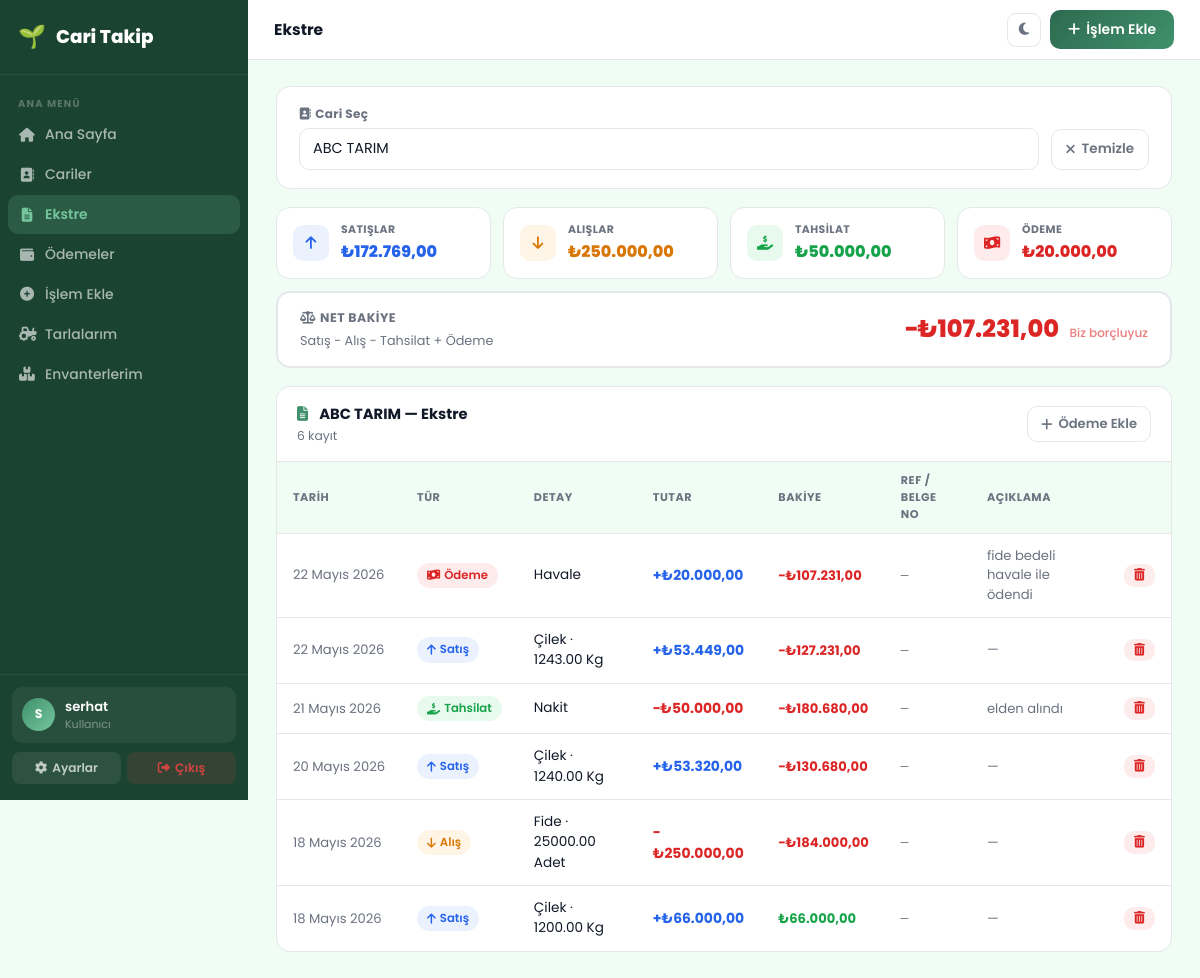
/ekstre/?customer=3 (signed in), run on an earlier commit of the app's database.
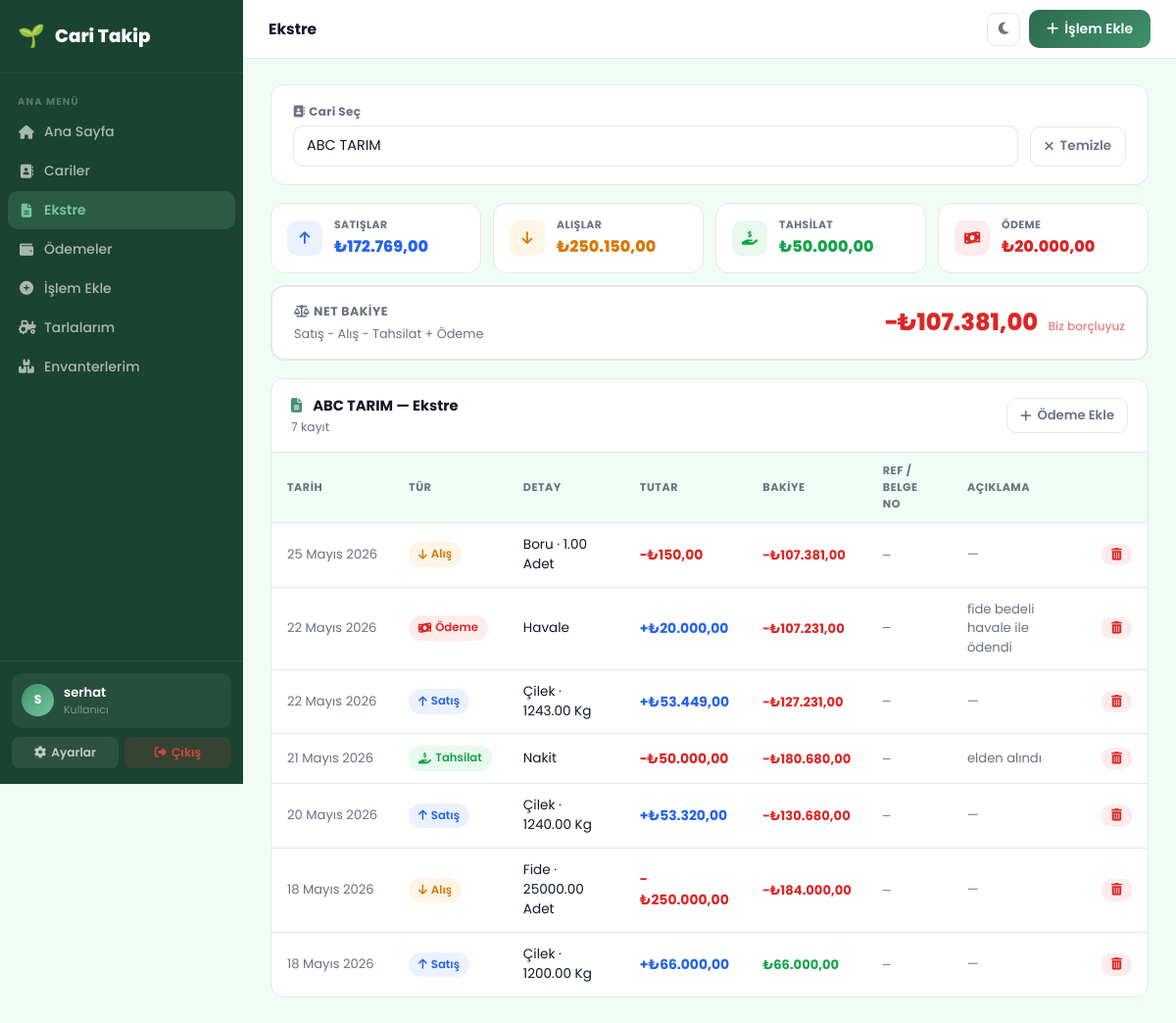
And on a later commit of the database.
### transactions/models.py (models this page shows, shortened)
class Transaction(models.Model):
    TRANSACTION_TYPES = [
        ('purchase', 'Alış'),
        ('sale', 'Satış'),
    ]
    SALE_PRODUCTS = [
        ('cilek', 'Çilek'),
        ('elma', 'Elma'),
        ('kiraz', 'Kiraz'),
        ('seftali', 'Şeftali'),
        ('diger', 'Diğer'),
    ]
    PURCHASE_PRODUCTS = [
        ('gubre', 'Gübre'),
        ('fide', 'Fide'),
        ('boru', 'Boru'),
        ('diger', 'Diğer'),
    ]
    UNIT_CHOICES = [
        ('adet', 'Adet'),
        ('kg', 'Kg'),
        ('lt', 'Lt'),
        ('m', 'Metre'),
        ('paket', 'Paket'),
    ]
    user = models.ForeignKey(User, on_delete=models.CASCADE, related_name='transactions')
    customer = models.ForeignKey(Customer, on_delete=models.CASCADE)
    field = models.ForeignKey(Field, on_delete=models.SET_NULL, null=True, blank=True, related_name='transactions', verbose_name='Tarla')
    type = models.CharField(max_length=10, choices=TRANSACTION_TYPES)
    product = models.CharField(max_length=20, choices=SALE_PRODUCTS + PURCHASE_PRODUCTS)
    quantity = models.DecimalField(max_digits=10, decimal_places=2, default=1)
    unit = models.CharField(max_length=10, choices=UNIT_CHOICES, default='adet')
    unit_price = models.DecimalField(max_digits=10, decimal_places=2, default=0)
    amount = models.DecimalField(max_digits=10, decimal_places=2, editable=False)
    date = models.DateField(auto_now_add=True)
    reference_no = models.CharField(max_length=60, blank=True)
    description = models.TextField(blank=True)

### dashboard/views.py (the view)
# urls.py: path('ekstre/', views.statement, name='statement'),
@login_required
def statement(request):
    def fmt(v):
        return f"{v:,.2f}".replace(',', 'X').replace('.', ',').replace('X', '.')
    if request.user.is_staff:
        customers = Customer.objects.all().order_by('name')
    else:
        customers = Customer.objects.filter(user=request.user).order_by('name')
    selected_customer = None
    entries = []
    summary = {}
    net_balance_raw = Decimal('0')
    customer_id = request.GET.get('customer')
    if customer_id:
        try:
            if request.user.is_staff:
                selected_customer = Customer.objects.get(id=customer_id)
            else:
                selected_customer = Customer.objects.get(id=customer_id, user=request.user)
            txn_qs = Transaction.objects.filter(customer=selected_customer).order_by('date', 'id')
            pay_qs = CustomerPayment.objects.filter(customer=selected_customer).order_by('date', 'id')
            raw_sales     = txn_qs.filter(type='sale').aggregate(Sum('amount'))['amount__sum'] or Decimal('0')
            raw_purchases = txn_qs.filter(type='purchase').aggregate(Sum('amount'))['amount__sum'] or Decimal('0')
            raw_received  = pay_qs.filter(direction='alindi').aggregate(Sum('amount'))['amount__sum'] or Decimal('0')
            raw_paid_out  = pay_qs.filter(direction='odendi').aggregate(Sum('amount'))['amount__sum'] or Decimal('0')
            net_balance_raw = raw_sales - raw_purchases - raw_received + raw_paid_out
            summary = {
                'sales':     fmt(raw_sales),
                'purchases': fmt(raw_purchases),
                'received':  fmt(raw_received),
                'paid_out':  fmt(raw_paid_out),
                'net':       fmt(abs(net_balance_raw)),
                'net_raw':   net_balance_raw,
            }
            for t in txn_qs:
                entries.append({
                    'pk':           t.pk,
                    'date':         t.date,
                    'kind':         t.type,
                    'label':        'Satış' if t.type == 'sale' else 'Alış',
                    'detail':       f"{t.get_product_display()} · {t.quantity} {t.get_unit_display()}",
                    'amount_raw':   t.amount,
                    'amount':       fmt(t.amount),
                    'reference_no': t.reference_no,
                    'description':  t.description,
                    'sign':         Decimal('1') if t.type == 'sale' else Decimal('-1'),
                    'delete_type':  'transaction',
                })
            for cp in pay_qs:
                entries.append({
                    'pk':           cp.pk,
                    'date':         cp.date,
                    'kind':         'payment_' + cp.direction,
                    'label':        'Tahsilat' if cp.direction == 'alindi' else 'Ödeme',
                    'detail':       cp.get_payment_type_display(),
                    'amount_raw':   cp.amount,
                    'amount':       fmt(cp.amount),
                    'reference_no': cp.reference_no,
                    'description':  cp.description,
                    'sign':         Decimal('-1') if cp.direction == 'alindi' else Decimal('1'),
                    'delete_type':  'payment',
                })
            entries.sort(key=lambda x: x['date'])
            running = Decimal('0')
            for e in entries:
                running += e['sign'] * e['amount_raw']
                e['balance_raw'] = running
                e['balance']     = fmt(abs(running))
                e['balance_pos'] = running >= 0
            entries.reverse()
        except Customer.DoesNotExist:
            pass
    return render(request, 'dashboard/statement.html', {
        'customers':         customers,
        'selected_customer': selected_customer,
        'entries':           entries,
        'summary':           summary,
        'net_balance_raw':   net_balance_raw,
        'logged_user_name':  request.user.username,
    })

### dashboard/templates/dashboard/statement.html (shortened to what the changed rows need)
{% extends 'dashboard/base.html' %}
{% block content %}
{% if selected_customer %}
<div class="summary-row">
    <div class="summary-card">
        <div class="s-icon sale"><i class="fas fa-arrow-up"></i></div>
        <div>
            <div class="s-label">Satışlar</div>
            <div class="s-val blue">₺{{ summary.sales }}</div>
        </div>
    </div>
    <div class="summary-card">
        <div class="s-icon purchase"><i class="fas fa-arrow-down"></i></div>
        <div>
            <div class="s-label">Alışlar</div>
            <div class="s-val orange">₺{{ summary.purchases }}</div>
        </div>
    </div>
    <div class="summary-card">
        <div class="s-icon received"><i class="fas fa-hand-holding-usd"></i></div>
        <div>
            <div class="s-label">Tahsilat</div>
            <div class="s-val green">₺{{ summary.received }}</div>
        </div>
    </div>
    <div class="summary-card">
        <div class="s-icon paid"><i class="fas fa-money-bill-wave"></i></div>
        <div>
            <div class="s-label">Ödeme</div>
            <div class="s-val red">₺{{ summary.paid_out }}</div>
        </div>
    </div>
</div>
<div class="net-card">
    <div>
        <div class="net-label"><i class="fas fa-balance-scale me-1"></i>Net Bakiye</div>
        <div class="net-formula">Satış − Alış − Tahsilat + Ödeme</div>
    </div>
    <div class="net-val {% if summary.net_raw >= 0 %}pos{% else %}neg{% endif %}">
        {% if summary.net_raw < 0 %}−{% endif %}₺{{ summary.net }}
        <span style="font-size:.75rem;font-weight:500;margin-left:6px;opacity:.6;">
            {% if summary.net_raw >= 0 %}Cari borçlu{% else %}Biz borçluyuz{% endif %}
        </span>
    </div>
</div>
<div class="surface">
    <div class="card-header-bar">
        <div>
            <div class="ch-title">
                <i class="fas fa-file-alt me-2" style="color:var(--primary-light);"></i>
                {{ selected_customer.name }} — Ekstre
            </div>
            <div style="font-size:.77rem;color:var(--sub);margin-top:2px;">{{ entries|length }} kayıt</div>
        </div>
        <a href="{% url 'customer_payment_create' %}?customer={{ selected_customer.id }}" class="btn-o" style="padding:7px 13px;font-size:.82rem;">
            <i class="fas fa-plus"></i> Ödeme Ekle
        </a>
    </div>
    <div style="overflow-x:auto;">
        <table class="dt">
            <thead>
                <tr>
                    <th>Tarih</th>
                    <th>Tür</th>
                    <th>Detay</th>
                    <th>Tutar</th>
                    <th>Bakiye</th>
                    <th>Ref / Belge No</th>
                    <th>Açıklama</th>
                    <th></th>
                </tr>
            </thead>
            <tbody>
                {% for e in entries %}
                <tr>
                    <td style="font-size:.82rem;color:var(--sub);white-space:nowrap;">{{ e.date }}</td>
                    <td>
                        {% if e.kind == 'sale' %}
                            <span class="bp bp-sale"><i class="fas fa-arrow-up"></i> Satış</span>
                        {% elif e.kind == 'purchase' %}
                            <span class="bp bp-purchase"><i class="fas fa-arrow-down"></i> Alış</span>
                        {% elif e.kind == 'payment_alindi' %}
                            <span class="bp bp-received"><i class="fas fa-hand-holding-usd"></i> Tahsilat</span>
                        {% else %}
                            <span class="bp bp-paid"><i class="fas fa-money-bill-wave"></i> Ödeme</span>
                        {% endif %}
                    </td>
                    <td style="font-size:.85rem;">{{ e.detail }}</td>
                    <td>
                        {% if e.kind == 'sale' or e.kind == 'payment_odendi' %}
                            <span style="color:#2563eb;font-weight:700;">+₺{{ e.amount }}</span>
                        {% else %}
                            <span style="color:#dc2626;font-weight:700;">−₺{{ e.amount }}</span>
                        {% endif %}
                    </td>
                    <td>
                        <span class="bal-cell {% if e.balance_pos %}pos{% else %}neg{% endif %}">
                            {% if not e.balance_pos %}−{% endif %}₺{{ e.balance }}
                        </span>
                    </td>
                    <td style="font-family:monospace;font-size:.8rem;color:var(--sub);">{{ e.reference_no|default:'—' }}</td>
                    <td style="color:var(--sub);font-size:.82rem;">{{ e.description|default:'—'|truncatewords:8 }}</td>
                    <td>
                        {% if e.delete_type == 'transaction' %}
                        <button class="btn-danger-soft" style="padding:5px 10px;font-size:.78rem;"
                            onclick="confirmDelete('{% url 'transaction_delete' e.pk %}', '{{ e.label }} kaydı silinecek.', {next:'{% url 'statement' %}?customer={{ selected_customer.id }}'})">
                            <i class="fas fa-trash-alt"></i>
                        </button>
                        {% else %}
                        <button class="btn-danger-soft" style="padding:5px 10px;font-size:.78rem;"
                            onclick="confirmDelete('{% url 'customer_payment_delete' e.pk %}', '{{ e.label }} kaydı silinecek.', {next:'{% url 'statement' %}?customer={{ selected_customer.id }}'})">
                            <i class="fas fa-trash-alt"></i>
                        </button>
                        {% endif %}
                    </td>
                </tr>
                {% endfor %}
            </tbody>
        </table>
    </div>
</div>
{% endif %}
{% endblock %}

What changed in the data, as far as the page shows it:
added Transaction: date "25 Mayıs 2026", type "purchase" (drawn)
Also different on the page:
{{ summary.purchases }}: "250.000,00" → "250.150,00"
{{ summary.net }}: "107.231,00" → "107.381,00"
{{ entries|length }}: "6" → "7"
new list line: "Alış Boru · 1.00 Adet −₺ 150,00 − ₺ 107.381,00 — —"
